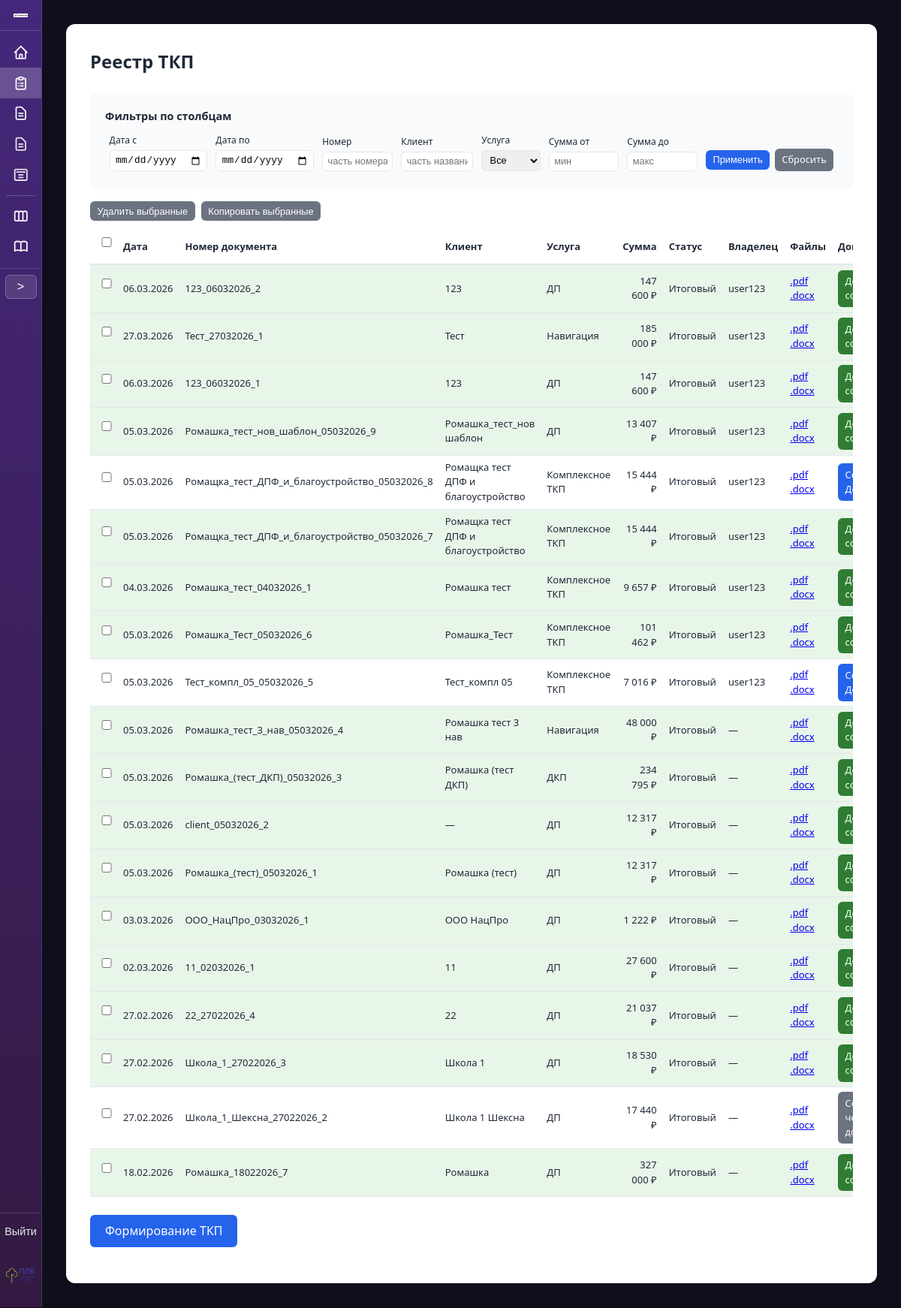
Screenshot of /table/ (signed in) with the database file from the repository.
### proposals/models.py (models this page shows, shortened)
class TKPRecord(models.Model):
    STATUS_DRAFT = 'draft'
    STATUS_FINAL = 'final'
    STATUS_CHOICES = [
        (STATUS_DRAFT, 'Черновик'),
        (STATUS_FINAL, 'Итоговый'),
    ]
    date = models.DateField('Дата')
    number = models.CharField('Номер документа', max_length=150, unique=True)
    client = models.CharField('Клиент', max_length=255, blank=True)
    service = models.CharField('Услуга', max_length=255)
    sum_total = models.DecimalField('Сумма', max_digits=15, decimal_places=2, default=0)
    room = models.TextField('Параметры объекта / помещение', blank=True)
    s = models.CharField('Площадь / количество', max_length=100, blank=True)
    text = models.TextField('Произвольный текст из ТКП', blank=True)
    status = models.CharField(
        'Статус',
        max_length=20,
        choices=STATUS_CHOICES,
        default=STATUS_FINAL,
    )
    notes = models.TextField('Заметки по сделке', blank=True, default='')
    rows_json = models.JSONField(
        'Строки комплексного ТКП (позиции)',
        null=True,
        blank=True,
        help_text='Список строк: service_name, comment, srok, unit, quantity, price_per_unit, total',
    )
    created_at = models.DateTimeField('Создано', auto_now_add=True)
    created_by = models.ForeignKey(
        settings.AUTH_USER_MODEL,
        on_delete=models.SET_NULL,
        null=True,
        blank=True,
        related_name='created_tkp_records',
        verbose_name='Владелец',
    )
    class Meta:
        verbose_name = 'Запись ТКП'
        verbose_name_plural = 'Записи ТКП'
        ordering = ['-created_at']

### proposals/views.py (the view, shortened to what this page needs)
# urls.py: path('table/', views.table_view, name='table'),
@login_required
@require_http_methods(['GET', 'POST'])
def table_view(request):
    records = TKPRecord.objects.select_related('created_by').all()
    date_from = request.GET.get('date_from', '').strip()
    date_to = request.GET.get('date_to', '').strip()
    number = request.GET.get('number', '').strip()
    client = request.GET.get('client', '').strip()
    service = request.GET.get('service', '').strip()
    sum_min = request.GET.get('sum_min', '').strip()
    sum_max = request.GET.get('sum_max', '').strip()
    if date_from:
        try:
            d = datetime.strptime(date_from, '%Y-%m-%d').date()
            records = records.filter(date__gte=d)
        except ValueError:
            pass
    if date_to:
        try:
            d = datetime.strptime(date_to, '%Y-%m-%d').date()
            records = records.filter(date__lte=d)
        except ValueError:
            pass
    if number:
        records = records.filter(number__icontains=number)
    if client:
        records = records.filter(client__icontains=client)
    if service:
        records = records.filter(service=service)
    if sum_min:
        try:
            records = records.filter(sum_total__gte=Decimal(sum_min.replace(',', '.')))
        except (ValueError, Exception):
            pass
    if sum_max:
        try:
            records = records.filter(sum_total__lte=Decimal(sum_max.replace(',', '.')))
        except (ValueError, Exception):
            pass
    services = list(TKPRecord.objects.values_list('service', flat=True).distinct().order_by('service'))
    contract_template_by_service = SERVICE_TO_CONTRACT_TEMPLATE
    contract_by_tkp = {
        c.tkp_id: c
        for c in ContractRecord.objects.filter(
            status=ContractRecord.STATUS_FINAL, tkp__isnull=False
        ).select_related('tkp')
    }
    contract_draft_by_tkp = {
        c.tkp_id: c
        for c in ContractRecord.objects.filter(
            status=ContractRecord.STATUS_DRAFT, tkp__isnull=False
        ).select_related('tkp')
    }
    contract_template_by_tkp = {}
    for r in records:
        if r.service == 'Комплексное ТКП' and r.rows_json:
            tpl = get_contract_template_for_complex_tkp(r.rows_json)
            contract_template_by_tkp[r.pk] = tpl if tpl else True
    context = {
        'records': records,
        'filters': {
            'date_from': date_from,
            'date_to': date_to,
            'number': number,
            'client': client,
            'service': service,
            'sum_min': sum_min,
            'sum_max': sum_max,
        },
        'services_list': services,
        'contract_template_by_service': contract_template_by_service,
        'contract_template_by_tkp': contract_template_by_tkp,
        'contract_by_tkp': contract_by_tkp,
        'contract_draft_by_tkp': contract_draft_by_tkp,
    }
    return render(request, 'proposals/table.html', context)

### proposals/templatetags/proposal_filters.py (called while the page is built)
@register.filter
def get_item(d, key):
    if d is None:
        return None
    return d.get(key) if hasattr(d, 'get') else None

@register.filter
def format_price(value):
    if value is None:
        return ''
    try:
        s = str(int(value))
    except (ValueError, TypeError):
        return str(value)
    n = len(s)
    if n <= 3:
        return s
    r = n % 3 or 3
    result = s[:r]
    for i in range(r, n, 3):
        result += ' ' + s[i:i + 3]
    return result

### proposals/views.py (called while the page is built)
def get_contract_template_for_complex_tkp(rows):
    if not rows:
        return None
    service_names = {r.get('service_name', '').strip() for r in rows}
    has_facade = 'Фасад' in service_names
    has_blag = 'Благоустройство' in service_names
    if has_facade and has_blag:
        return '08_Договор_ДПФ_Благоустройство.docx'
    nav_content_count = sum(1 for s in ('Навигация', 'Контент', 'Навигация_стенды') if s in service_names)
    if nav_content_count >= 2:
        return '05_Договор_Контент_Навигация.docx'
    return None

### proposals/templates/proposals/table.html (shortened to what this page needs)
{% extends "proposals/base.html" %}
{% load proposal_filters %}
{% block container_extra_class %}container--wide{% endblock %}
{% block content %}
<div style="overflow-x: auto;">
<h1>Реестр ТКП</h1>
<form method="get" action="{% url 'proposals:table' %}" class="summary" style="margin-bottom: 1rem;">
    <p style="margin: 0 0 0.5rem; font-weight: 600; font-size: 0.9rem;">Фильтры по столбцам</p>
    <table class="table-filters" style="width: 100%; border-collapse: collapse; font-size: 0.8rem;">
        <tr>
            <td style="padding: 0.25rem 0.35rem; vertical-align: bottom;">
                <label for="id_date_from" style="font-size: 0.75rem;">Дата с</label>
                <input type="date" name="date_from" id="id_date_from" value="{{ filters.date_from }}" style="margin: 0; padding: 0.3rem 0.4rem; font-size: 0.8rem;">
            </td>
            <td style="padding: 0.25rem 0.35rem; vertical-align: bottom;">
                <label for="id_date_to" style="font-size: 0.75rem;">Дата по</label>
                <input type="date" name="date_to" id="id_date_to" value="{{ filters.date_to }}" style="margin: 0; padding: 0.3rem 0.4rem; font-size: 0.8rem;">
            </td>
            <td style="padding: 0.25rem 0.35rem; vertical-align: bottom;">
                <label for="id_number" style="font-size: 0.75rem;">Номер</label>
                <input type="text" name="number" id="id_number" value="{{ filters.number }}" placeholder="часть номера" style="margin: 0; padding: 0.3rem 0.4rem; font-size: 0.8rem; width: 100%;">
            </td>
            <td style="padding: 0.25rem 0.35rem; vertical-align: bottom;">
                <label for="id_client" style="font-size: 0.75rem;">Клиент</label>
                <input type="text" name="client" id="id_client" value="{{ filters.client }}" placeholder="часть названия" style="margin: 0; padding: 0.3rem 0.4rem; font-size: 0.8rem; width: 100%;">
            </td>
            <td style="padding: 0.25rem 0.35rem; vertical-align: bottom;">
                <label for="id_service" style="font-size: 0.75rem;">Услуга</label>
                <select name="service" id="id_service" style="margin: 0; padding: 0.3rem 0.4rem; font-size: 0.8rem; width: 100%;">
                    <option value="">Все</option>
                </select>
            </td>
            <td style="padding: 0.25rem 0.35rem; vertical-align: bottom;">
                <label for="id_sum_min" style="font-size: 0.75rem;">Сумма от</label>
                <input type="text" name="sum_min" id="id_sum_min" value="{{ filters.sum_min }}" placeholder="мин" style="margin: 0; padding: 0.3rem 0.4rem; font-size: 0.8rem; width: 100%;">
            </td>
            <td style="padding: 0.25rem 0.35rem; vertical-align: bottom;">
                <label for="id_sum_max" style="font-size: 0.75rem;">Сумма до</label>
                <input type="text" name="sum_max" id="id_sum_max" value="{{ filters.sum_max }}" placeholder="макс" style="margin: 0; padding: 0.3rem 0.4rem; font-size: 0.8rem; width: 100%;">
            </td>
            <td style="padding: 0.25rem 0.35rem; vertical-align: bottom; white-space: nowrap;">
                <button type="submit" class="btn btn-sm">Применить</button>
                <a href="{% url 'proposals:table' %}" class="btn btn-secondary btn-sm" style="margin-left: 0.2rem;">Сбросить</a>
            </td>
        </tr>
    </table>
</form>
<form id="bulk-form-tkp" method="post" action="{% url 'proposals:table' %}{% if request.GET %}?{{ request.GET.urlencode }}{% endif %}">
<div class="bulk-toolbar" style="margin-bottom: 0.75rem; display: flex; align-items: center; gap: 0.5rem; flex-wrap: wrap;">
    <button type="submit" name="bulk_action" value="delete" class="btn btn-secondary btn-sm" onclick="var n=document.querySelectorAll('#bulk-form-tkp input[name=ids]:checked').length;return n?confirm('Удалить выбранные записи и их файлы?'):false;">Удалить выбранные</button>
    <button type="submit" name="bulk_action" value="copy" class="btn btn-secondary btn-sm" onclick="var n=document.querySelectorAll('#bulk-form-tkp input[name=ids]:checked').length;if(!n){alert('Выберите строки для копирования.');return false;}return true;">Копировать выбранные</button>
</div>
<table class="table-tkp-list" style="width: 100%; border-collapse: collapse; margin-top: 0; font-size: 0.8125rem;">
    <thead>
        <tr style="border-bottom: 2px solid var(--border);">
            <th style="text-align: center; padding: 0.4rem 0.5rem; width: 2.5rem;"><input type="checkbox" id="tkp-select-all" title="Выбрать все" aria-label="Выбрать все"></th>
            <th style="text-align: left; padding: 0.4rem 0.5rem;">Дата</th>
            <th style="text-align: left; padding: 0.4rem 0.5rem;">Номер документа</th>
            <th style="text-align: left; padding: 0.4rem 0.5rem;">Клиент</th>
            <th style="text-align: left; padding: 0.4rem 0.5rem;">Услуга</th>
            <th style="text-align: right; padding: 0.4rem 0.5rem;">Сумма</th>
            <th style="text-align: left; padding: 0.4rem 0.5rem;">Статус</th>
            <th style="text-align: left; padding: 0.4rem 0.5rem;">Владелец</th>
            <th style="text-align: left; padding: 0.4rem 0.5rem;">Файлы</th>
            <th style="text-align: left; padding: 0.4rem 0.5rem;">Договор</th>
        </tr>
    </thead>
    <tbody>
        {% for r in records %}
        {% with contract_for_row=contract_by_tkp|get_item:r.pk contract_draft_for_row=contract_draft_by_tkp|get_item:r.pk %}
        <tr class="{% if r.status == 'draft' %}tkp-row-draft{% elif contract_for_row %}tkp-row-with-contract{% endif %}" style="border-bottom: 1px solid var(--border);">
            <td style="padding: 0.4rem 0.5rem; text-align: center;"><input type="checkbox" name="ids" value="{{ r.pk }}" form="bulk-form-tkp" class="tkp-row-cb"></td>
            <td style="padding: 0.4rem 0.5rem;">{{ r.date|date:"d.m.Y" }}</td>
            <td style="padding: 0.4rem 0.5rem;">
                {% if r.status == 'draft' %}
                <a href="{% if r.service == 'Комплексное ТКП' %}{% url 'proposals:complex_form' %}?draft_id={{ r.pk }}{% else %}{% url 'proposals:form' %}?draft_id={{ r.pk }}{% endif %}">{{ r.number }}</a>
                {% else %}
                {{ r.number }}
                {% endif %}
            </td>
            <td style="padding: 0.4rem 0.5rem;">{{ r.client|default:"—" }}</td>
            <td style="padding: 0.4rem 0.5rem;">{{ r.service }}</td>
            <td style="padding: 0.4rem 0.5rem; text-align: right;">{{ r.sum_total|format_price }} ₽</td>
            <td style="padding: 0.4rem 0.5rem;">{{ r.get_status_display|default:"Итоговый" }}</td>
            <td style="padding: 0.4rem 0.5rem;">{% if r.created_by %}{{ r.created_by.get_full_name|default:r.created_by.username }}{% else %}—{% endif %}</td>
            <td style="padding: 0.4rem 0.5rem;">
                {% if r.status == 'draft' %}—{% else %}
                <a href="{% url 'proposals:download_file' 'pdf' %}?f={{ r.number|urlencode }}" class="table-file-link">.pdf</a>
                <a href="{% url 'proposals:download_file' 'docx' %}?f={{ r.number|urlencode }}" class="table-file-link">.docx</a>
                {% endif %}
            </td>
            <td style="padding: 0.4rem 0.5rem;">
                {% if r.status == 'draft' %}
                {% if r.pk in contract_template_by_tkp or r.service in contract_template_by_service %}
                <a href="{% url 'proposals:requisites_add' %}?tkp_id={{ r.pk }}&from=contract" class="btn btn-sm">Сформировать Договор</a>
                {% else %}—{% endif %}
                {% elif contract_for_row %}
                <a href="#" class="btn btn-sm btn-contract-done" data-contract-card="{% url 'proposals:contract_card' contract_for_row.pk %}">Договор сформирован</a>
                {% elif contract_draft_for_row %}
                <a href="{% url 'proposals:contract_form' r.pk %}?contract_draft_id={{ contract_draft_for_row.pk }}" class="btn btn-sm btn-contract-draft">Сохранен черновик договора</a>
                {% elif r.service in contract_template_by_service %}
                <a href="{% url 'proposals:requisites_add' %}?tkp_id={{ r.pk }}&from=contract" class="btn btn-sm">Сформировать Договор</a>
                {% elif r.pk in contract_template_by_tkp %}
                <a href="{% url 'proposals:requisites_add' %}?tkp_id={{ r.pk }}&from=contract" class="btn btn-sm">Сформировать Договор</a>
                {% else %}
                —
                {% endif %}
            </td>
        </tr>
        {% endwith %}
        {% empty %}
        <tr>
            <td colspan="11" style="padding: 0.75rem; color: var(--text-muted); font-size: 0.8125rem;">Нет сформированных ТКП</td>
        </tr>
        {% endfor %}
    </tbody>
</table>
</form>
<p style="margin-top: 1.5rem;">
    <a href="{% url 'proposals:form' %}" class="btn">Формирование ТКП</a>
</p>
{% endblock %}

### proposals/templates/proposals/base.html (style rules this page uses)
:root { --bg: #100E1C; --card: #fff; --primary: #2563eb; --primary-hover: #1d4ed8; --text: #1f2937; --text-muted: #6b7280; --border: #e5e7eb; --success: #059669; --sidebar-w: 56px; --sidebar-w-expanded: 248px; --sidebar-gradient: linear-gradient(180deg, #45277B 0%, #331A42 100%); }
* { box-sizing: border-box; }
body { font-family: system-ui, -apple-system, sans-serif; background: var(--bg); color: var(--text); margin: 0; line-height: 1.5; }
h1 { font-size: 1.5rem; margin: 0 0 1.5rem; color: var(--text); }
label { display: block; font-weight: 500; margin-bottom: 0.25rem; color: var(--text); }
input, select, textarea { width: 100%; padding: 0.5rem 0.75rem; border: 1px solid var(--border); border-radius: 6px; font-size: 1rem; margin-bottom: 1rem; }
button, .btn { display: inline-block; padding: 0.6rem 1.25rem; background: var(--primary); color: white; border: none; border-radius: 6px; font-size: 1rem; cursor: pointer; text-decoration: none; }
.btn-secondary { background: var(--text-muted); }
.summary { background: #f9fafb; border-radius: 8px; padding: 1.25rem; margin-bottom: 1.5rem; }

### proposals/templates/proposals/table.html (style rules this page uses)
.btn-sm { padding: 0.35rem 0.6rem; font-size: 0.8rem; }
.table-file-link { margin-right: 0.5rem; }
.table-file-link:last-of-type { margin-right: 0; }
.tkp-row-with-contract { background-color: #e8f5e9; }
.btn-contract-done { background-color: #2e7d32; color: #fff; border-color: #2e7d32; }
.btn-contract-draft { background-color: #6b7280; color: #fff; border-color: #6b7280; }

### rows the page displays
TKPRecord: date "06.03.2026", number "123_06032026_2", client "123", service "ДП", sum_total "147 600", status "Итоговый", created_by.get_full_name "user123", shows "Договор сформирован"
TKPRecord: date "27.03.2026", number "Тест_27032026_1", client "Тест", service "Навигация", sum_total "185 000", status "Итоговый", created_by.get_full_name "user123", shows "Договор сформирован"
TKPRecord: date "06.03.2026", number "123_06032026_1", client "123", service "ДП", sum_total "147 600", status "Итоговый", created_by.get_full_name "user123", shows "Договор сформирован"
TKPRecord: date "05.03.2026", number "Ромашка_тест_нов_шаблон_05032026_9", client "Ромашка_тест_нов шаблон", service "ДП", sum_total "13 407", status "Итоговый", created_by.get_full_name "user123", shows "Договор сформирован"
TKPRecord: date "05.03.2026", number "Ромащка_тест_ДПФ_и_благоустройство_05032026_8", client "Ромащка тест ДПФ и благоустройство", service "Комплексное ТКП", sum_total "15 444", status "Итоговый", created_by.get_full_name "user123"
TKPRecord: date "05.03.2026", number "Ромащка_тест_ДПФ_и_благоустройство_05032026_7", client "Ромащка тест ДПФ и благоустройство", service "Комплексное ТКП", sum_total "15 444", status "Итоговый", created_by.get_full_name "user123", shows "Договор сформирован"
TKPRecord: date "04.03.2026", number "Ромашка_тест_04032026_1", client "Ромашка тест", service "Комплексное ТКП", sum_total "9 657", status "Итоговый", created_by.get_full_name "user123", shows "Договор сформирован"
TKPRecord: date "05.03.2026", number "Ромашка_Тест_05032026_6", client "Ромашка_Тест", service "Комплексное ТКП", sum_total "101 462", status "Итоговый", created_by.get_full_name "user123", shows "Договор сформирован"
TKPRecord: date "05.03.2026", number "Тест_компл_05_05032026_5", client "Тест_компл 05", service "Комплексное ТКП", sum_total "7 016", status "Итоговый", created_by.get_full_name "user123"
TKPRecord: date "05.03.2026", number "Ромашка_тест_3_нав_05032026_4", client "Ромашка тест 3 нав", service "Навигация", sum_total "48 000", status "Итоговый", shows "Договор сформирован"
TKPRecord: date "05.03.2026", number "Ромашка_(тест_ДКП)_05032026_3", client "Ромашка (тест ДКП)", service "ДКП", sum_total "234 795", status "Итоговый", shows "Договор сформирован"
TKPRecord: date "05.03.2026", number "client_05032026_2", client "—", service "ДП", sum_total "12 317", status "Итоговый", shows "Договор сформирован"
TKPRecord: date "05.03.2026", number "Ромашка_(тест)_05032026_1", client "Ромашка (тест)", service "ДП", sum_total "12 317", status "Итоговый", shows "Договор сформирован"
TKPRecord: date "03.03.2026", number "ООО_НацПро_03032026_1", client "ООО НацПро", service "ДП", sum_total "1 222", status "Итоговый", shows "Договор сформирован"
TKPRecord: date "02.03.2026", number "11_02032026_1", client "11", service "ДП", sum_total "27 600", status "Итоговый", shows "Договор сформирован"
TKPRecord: date "27.02.2026", number "22_27022026_4", client "22", service "ДП", sum_total "21 037", status "Итоговый", shows "Договор сформирован"
TKPRecord: date "27.02.2026", number "Школа_1_27022026_3", client "Школа 1", service "ДП", sum_total "18 530", status "Итоговый", shows "Договор сформирован"
TKPRecord: date "27.02.2026", number "Школа_1_Шексна_27022026_2", client "Школа 1 Шексна", service "ДП", sum_total "17 440", status "Итоговый"
TKPRecord: date "18.02.2026", number "Ромашка_18022026_7", client "Ромашка", service "ДП", sum_total "327 000", status "Итоговый", shows "Договор сформирован"
